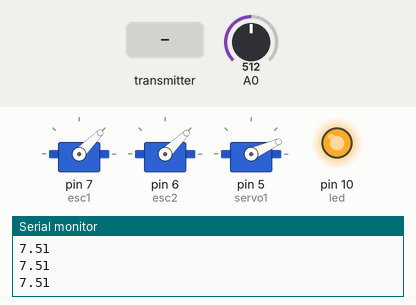
A sketch run on a simulated Arduino Nano, built with avr-gcc and run on an emulated ATmega328P. Shown: 3 × servo, output pins drawn as LEDs (lit = HIGH), the last lines printed to the serial monitor. The inputs (shaded band) are chosen by the test bench; at power-on: A0 = 512. No radio packets arrive unless stated.

Above: at 1.2 s.
1.3 s: A0 set to 732
2.8 s: A0 set to 762
At 4.0 s:
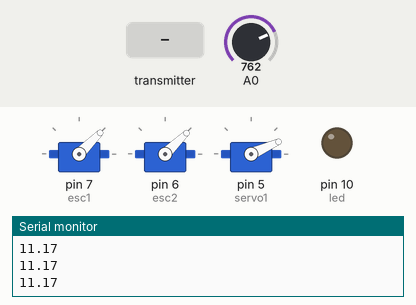
4.3 s: the transmitter starts sending j1PotY = 255
At 5.5 s:
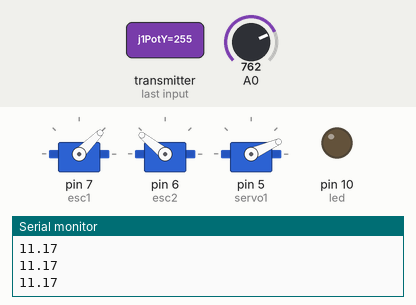
5.8 s: the transmitter starts sending j2PotX = 0
At 6.7 s:
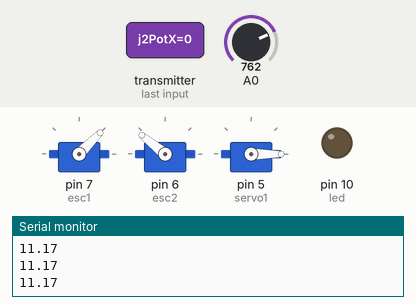
7.3 s: the transmitter starts sending pot1 = 64
At 7.9 s:
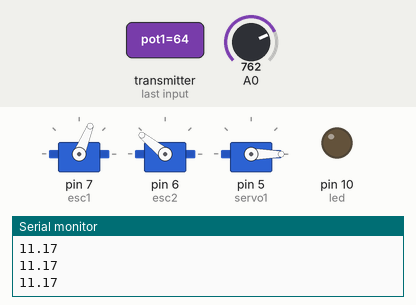
8.8 s: the transmitter starts sending j1PotY = 0
At 10.2 s:
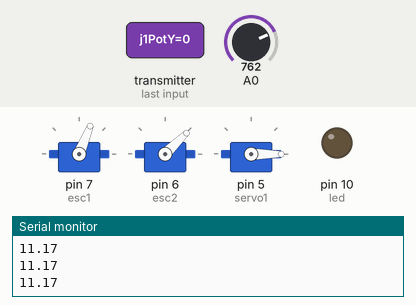
Timing chart, 0 to 11.3 s (numbered marks = the images above; inputs shaded):
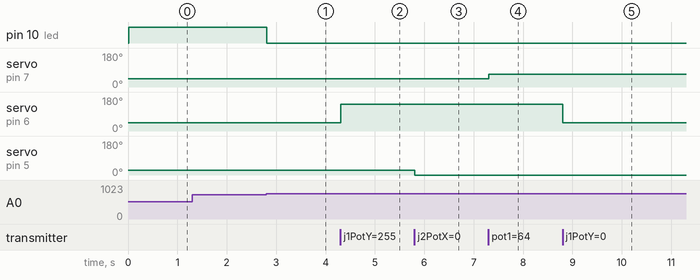

Measured:
- the behaviour switches between 750 and 751 on A0 (found by bisection; images 0 and 1)
- after the input at 2.8 s, pin 10 (led): HIGH → LOW at once
- after the input at 4.3 s, servo on pin 6 (esc2): 44° → 141° at once
- after the input at 5.8 s, servo on pin 5 (servo1): 24° → 0° at once
- after the input at 7.3 s, servo on pin 7 (esc1): 45° → 68° at once
- after the input at 8.8 s, servo on pin 6 (esc2): 141° → 44° at once

The sketch:

hovercraft.ino
```cpp
/*
         Arduino based RC Hovercraft
   == Receiver Code - ESC and Servo Control =
  by Dejan, www.HowToMechatronics.com
  Library: TMRh20/RF24, https://github.com/tmrh20/RF24/
  https://howtomechatronics.com/projects/diy-arduino-based-rc-hovercraft/
*/
#include <SPI.h>
#include <nRF24L01.h>
#include <RF24.h>
#include <Servo.h>
#define led 10
RF24 radio(8, 9);   // nRF24L01 (CE, CSN)
const byte address[6] = "00001";
unsigned long lastReceiveTime = 0;
unsigned long currentTime = 0;
Servo esc1;  // create servo object to control the ESC
Servo esc2;
Servo servo1;
int esc1Value, esc2Value, servo1Value;
// Max size of this struct is 32 bytes - NRF24L01 buffer limit
struct Data_Package {
  byte j1PotX;
  byte j1PotY;
  byte j1Button;
  byte j2PotX;
  byte j2PotY;
  byte j2Button;
  byte pot1;
  byte pot2;
  byte tSwitch1;
  byte tSwitch2;
  byte button1;
  byte button2;
  byte button3;
  byte button4;
};
Data_Package data; //Create a variable with the above structure
void setup() {
  Serial.begin(9600);
  radio.begin();
  radio.openReadingPipe(0, address);
  radio.setAutoAck(false);
  radio.setDataRate(RF24_250KBPS);
  radio.setPALevel(RF24_PA_LOW);
  radio.startListening(); //  Set the module as receiver
  resetData();
  esc1.attach(7);
  esc2.attach(6);
  servo1.attach(5);
  pinMode(led, OUTPUT);
}
void loop() {
  // Check whether we keep receving data, or we have a connection between the two modules
  currentTime = millis();
  if ( currentTime - lastReceiveTime > 1000 ) { // If current time is more then 1 second since we have recived the last data, that means we have lost connection
    resetData(); // If connection is lost, reset the data. It prevents unwanted behavior, for example if a drone jas a throttle up, if we lose connection it can keep flying away if we dont reset the function
  }
  // Check whether there is data to be received
  if (radio.available()) {
    radio.read(&data, sizeof(Data_Package)); // Read the whole data and store it into the 'data' structure
    lastReceiveTime = millis(); // At this moment we have received the data
  }
  // Controlling servos
  servo1Value = map(data.j2PotX, 0, 255, 0, 50);
  servo1.write(servo1Value);
  // Controlling brushless motor with ESC
  // Lift propeller
  esc1Value = map(data.pot1, 0, 255, 1000, 2000); // Map the receiving value form 0 to 255 to 0 1000 to 2000, values used for controlling ESCs
  esc1.writeMicroseconds(esc1Value); // Send the PWM control singal to the ESC

  // Thrust propeller
  esc2Value = constrain(data.j1PotY, 130, 255); // Joysticks stays in middle. So we only need values the upper values from 130 to 255
  esc2Value = map(esc2Value, 130, 255, 1000, 2000);
  esc2.writeMicroseconds(esc2Value);
  // Monitor the battery voltage
  int sensorValue = analogRead(A0);
  float voltage = sensorValue * (5.00 / 1023.00) * 3; // Convert the reading values from 5v to suitable 12V i
  Serial.println(voltage);
  // If voltage is below 11V turn on the LED
  if (voltage < 11) {
    digitalWrite(led, HIGH);
  }
  else {
    digitalWrite(led, LOW);
  }
}
void resetData() {
  // Reset the values when there is no radio connection - Set initial default values
  data.j1PotX = 127;
  data.j1PotY = 127;
  data.j2PotX = 127;
  data.j2PotY = 127;
  data.j1Button = 1;
  data.j2Button = 1;
  data.pot1 = 1;
  data.pot2 = 1;
  data.tSwitch1 = 1;
  data.tSwitch2 = 1;
  data.button1 = 1;
  data.button2 = 1;
  data.button3 = 1;
  data.button4 = 1;
}
```
